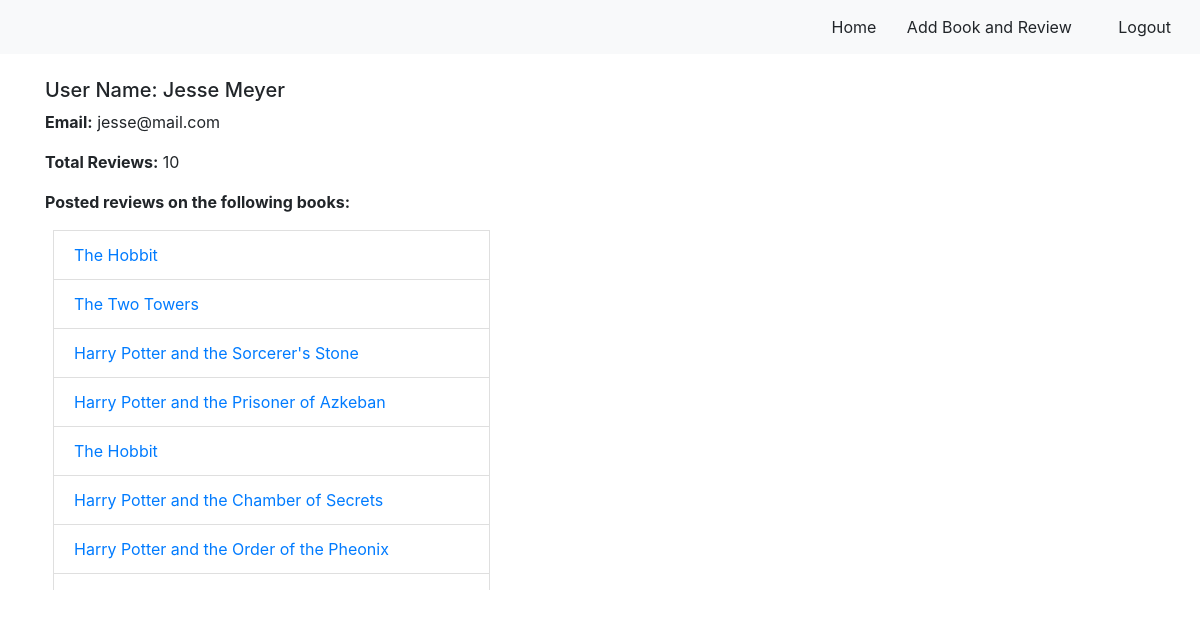
Page /users/1 on the committed database.
### loginApp/models.py (models this page shows)
class User(models.Model):
    first_name = models.CharField(max_length=255)
    last_name = models.CharField(max_length=255)
    alias = models.CharField(max_length=50, blank=True)
    email = models.CharField(max_length=255)
    password = models.CharField(max_length=255)
    created_at = models.DateTimeField(auto_now_add=True)
    updated_at = models.DateTimeField(auto_now=True)
    @property
    def full_name(self):
        return f"{self.first_name} {self.last_name}"

### dojoApp/models.py (models this page shows)
class Review(models.Model):
    review = models.TextField()
    rating = models.IntegerField(choices=RATING_CHOICES)
    book = models.ForeignKey(Book, related_name='reviews', on_delete=models.CASCADE)
    user = models.ForeignKey(User, related_name='book_reviews', on_delete=models.CASCADE)
    created_at = models.DateTimeField(auto_now_add=True)
    updated_at = models.DateTimeField(auto_now=True)
    objects = CheckReview()

class Book(models.Model):
    title = models.CharField(max_length=255)
    desc = models.TextField(blank=True)
    uploaded_by = models.ForeignKey(User, related_name='books_uploaded', on_delete=models.CASCADE)
    liked_by = models.ManyToManyField(User, related_name="liked_books", blank=True)
    created_at = models.DateTimeField(auto_now_add=True)
    updated_at = models.DateTimeField(auto_now=True)
    objects = CheckBook()

### dojoApp/views.py (the view)
# urls.py: path('users/<int:uid>', views.user_info),
def user_info(request, uid):
    user = User.objects.get(id=uid)
    reviews = Review.objects.filter(user=user)
    context = {
        'user': user,
        'reviews': reviews,
    }
    return render(request, "user.html", context)

### dojoApp/templates/user.html (shortened to what this page needs)
<!DOCTYPE html>
<html lang="en">
<head>
    {% load static %}
    <link rel="stylesheet" href="https://cdn.jsdelivr.net/npm/bootstrap@4.6.0/dist/css/bootstrap.min.css">
    <link rel="stylesheet" href="{% static 'css/style_main.css' %}">
</head>
<body>
    <div class="row">
        <div class="col-md-12 justify-content-between">
            <nav class="navbar navbar-light bg-light ">
                <div class="col-md-3 navbar-brand"></div>
                <div class="col-md-3.5 align-content-end">
                    <a class="nav-item btn btn-light" href="/cl/books/0">Home</a>
                    <a class="nav-item btn btn-light" href="/cl/add/0">Add Book and Review</a>
                    <a class="nav-item btn btn-light ml-3" href="/logout">Logout</a>
                </div>
            </nav>
        </div>
    </div>
    <div class="container">
        <div class="row justify-content-left ">
            <div class="col-md-5 mt-4">
                <h5>User Name: {{ user.full_name }}</h5>
                <p><b>Email:</b> {{ user.email }}</p>
                <p><b>Total Reviews:</b> {{ reviews|length }}</p>
                <ul style="max-height: 400px; overflow-y: auto; overflow-x:hidden;" class="list-group list-group-flush">
                    <p><b>Posted reviews on the following books:</b></p>
                    <div class="ml-2">
                        {% for review in reviews %}
                            <li class="list-group-item">
                                <a href="/cl/info/{{review.book.id}}">{{review.book.title}}</a>
                            </li>
                        {% endfor %}
                    </div>
                </ul>
            </div>
        </div>
    </div>
</body>
</html>

### dojoApp/static/css/style_main.css (style rules this page uses)
* { margin: 0px; padding: 0px; }

### rows in the picture
User: full_name "Jesse Meyer", email "jesse@mail.com"
Review: book "The Hobbit"
Review: book "The Two Towers"
Review: book "Harry Potter and the Sorcerer's Stone"
Review: book "Harry Potter and the Prisoner of Azkeban"
Review: book "The Hobbit"
Review: book "Harry Potter and the Chamber of Secrets"
Review: book "Harry Potter and the Order of the Pheonix"

### other values in the picture
{{ reviews|length }} "10"
